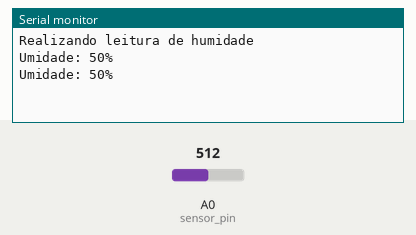
The sketch below on a simulated Arduino Uno, built with avr-gcc and run on an emulated ATmega328P. On the bench: the last lines printed to the serial monitor. The test bench sets the inputs (shaded band); at power-on: A0 (sensor_pin) = 512.

Above: at 2.8 s.
2.9 s: A0 (sensor_pin) set to 716
At 3.8 s:
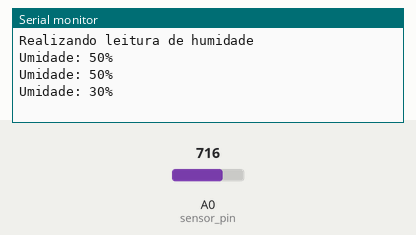
4.4 s: A0 (sensor_pin) set to 900
At 5.5 s:
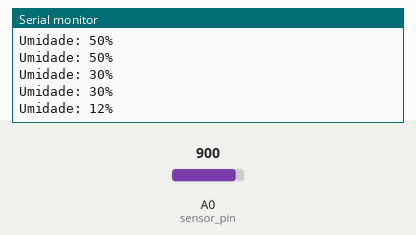
Timing chart, 0 to 7.4 s (numbered marks = the images above; inputs shaded):
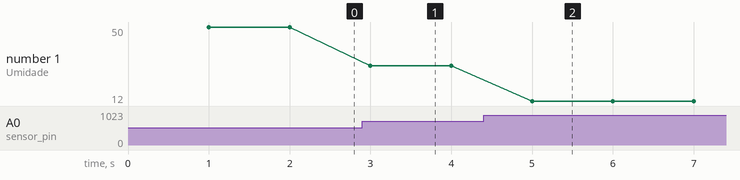

Measured:
- after the input at 2.9 s, the serial monitor: prints a new line after 0.10 s (image 1)
- after the input at 4.4 s, the serial monitor: prints a new line after 0.60 s (image 2)
- plotted number 1: 50 → 30 after the input at 2.9 s, 30 → 12 after the input at 4.4 s

The sketch:

MoistureSensor.ino
```cpp
int sensor_pin = A0;
int output_value ;
unsigned long currentTime;
unsigned long cloopTime;

void setup() {
  Serial.begin(9600);
  Serial.println("Realizando leitura de humidade");
  pinMode(output_value, OUTPUT);

  currentTime = millis();
  cloopTime = currentTime;
}

void loop() {

  currentTime = millis();
   if(currentTime >= (cloopTime + 1000))
   {
    cloopTime = currentTime;
    output_value= analogRead(sensor_pin);
    output_value = map(output_value,1024,0,0,100);
    Serial.print("Umidade: ");
    Serial.print(output_value);
    Serial.println("%");
  }
}
```
